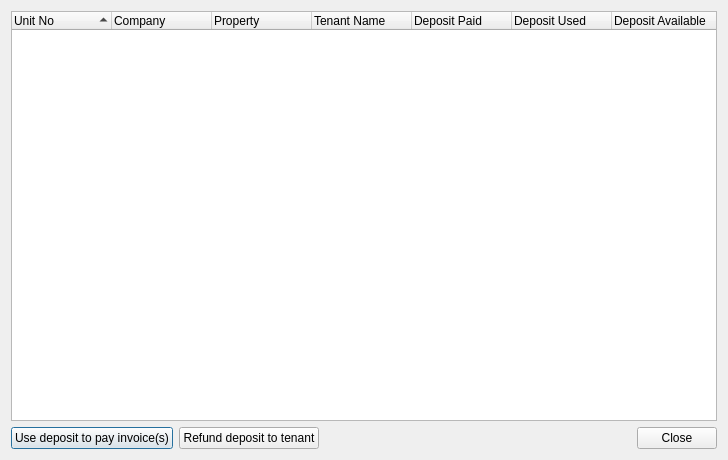
<?xml version="1.0" encoding="UTF-8"?>
<ui version="4.0">
 <class>DepositDialog</class>
 <widget class="QDialog" name="DepositDialog">
  <property name="geometry">
   <rect>
    <x>0</x>
    <y>0</y>
    <width>728</width>
    <height>460</height>
   </rect>
  </property>
  <property name="windowTitle">
   <string>Deposit List</string>
  </property>
  <layout class="QVBoxLayout" name="verticalLayout">
   <item>
    <widget class="QTreeWidget" name="trvUnits">
     <property name="alternatingRowColors">
      <bool>true</bool>
     </property>
     <property name="sortingEnabled">
      <bool>true</bool>
     </property>
     <column>
      <property name="text">
       <string>Unit No</string>
      </property>
     </column>
     <column>
      <property name="text">
       <string>Company</string>
      </property>
     </column>
     <column>
      <property name="text">
       <string>Property</string>
      </property>
     </column>
     <column>
      <property name="text">
       <string>Tenant Name</string>
      </property>
     </column>
     <column>
      <property name="text">
       <string>Deposit Paid</string>
      </property>
     </column>
     <column>
      <property name="text">
       <string>Deposit Used</string>
      </property>
     </column>
     <column>
      <property name="text">
       <string>Deposit Available</string>
      </property>
     </column>
    </widget>
   </item>
   <item>
    <layout class="QHBoxLayout" name="horizontalLayout">
     <item>
      <widget class="QPushButton" name="cmdUseDepositToPayInvoice">
       <property name="text">
        <string>Use deposit to pay invoice(s)</string>
       </property>
      </widget>
     </item>
     <item>
      <widget class="QPushButton" name="cmdRefundDeposit">
       <property name="text">
        <string>Refund deposit to tenant</string>
       </property>
      </widget>
     </item>
     <item>
      <spacer name="horizontalSpacer">
       <property name="orientation">
        <enum>Qt::Horizontal</enum>
       </property>
       <property name="sizeHint" stdset="0">
        <size>
         <width>40</width>
         <height>20</height>
        </size>
       </property>
      </spacer>
     </item>
     <item>
      <widget class="QPushButton" name="cmdClose">
       <property name="text">
        <string>Close</string>
       </property>
      </widget>
     </item>
    </layout>
   </item>
  </layout>
 </widget>
 <resources/>
 <connections>
  <connection>
   <sender>cmdClose</sender>
   <signal>clicked()</signal>
   <receiver>DepositDialog</receiver>
   <slot>reject()</slot>
   <hints>
    <hint type="sourcelabel">
     <x>428</x>
     <y>438</y>
    </hint>
    <hint type="destinationlabel">
     <x>574</x>
     <y>167</y>
    </hint>
   </hints>
  </connection>
 </connections>
</ui>
